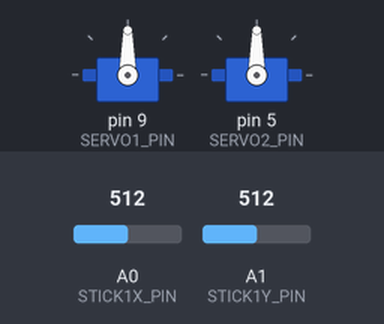
A sketch run on a simulated Arduino Uno, built with avr-gcc and run on an emulated ATmega328P. Parts: 2 × servo. Inputs (shaded band) come from the test bench; at power-on: A0 (STICK1X_PIN) = 512, A1 (STICK1Y_PIN) = 512.

Above: at 1.2 s.
1.3 s: A0 (STICK1X_PIN) set to 994
2.8 s: A0 (STICK1X_PIN) set to 1018
At 5.7 s:
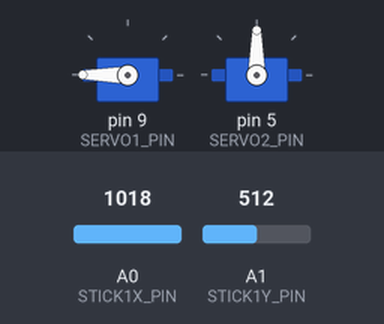
5.8 s: A1 (STICK1Y_PIN) set to 104
7.3 s: A1 (STICK1Y_PIN) set to 90
At 7.6 s:
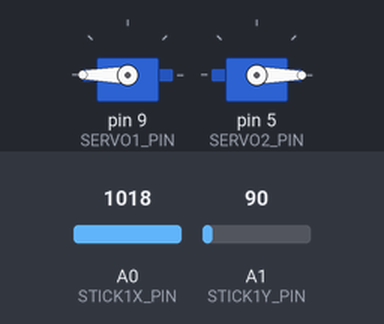
8.8 s: A1 (STICK1Y_PIN) set to 987
11.8 s: A1 (STICK1Y_PIN) set to 1014
At 13.46 s:
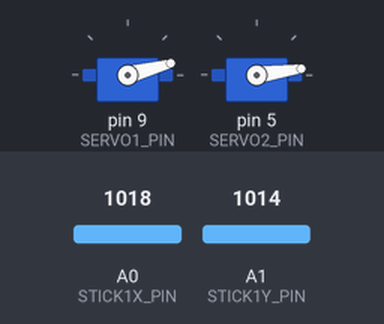
At 14.09 s:
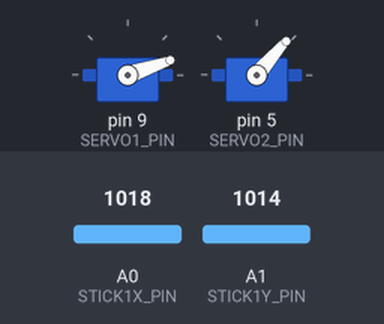
Timing chart, 0 to 17.6 s (numbered marks = the images above; inputs shaded):
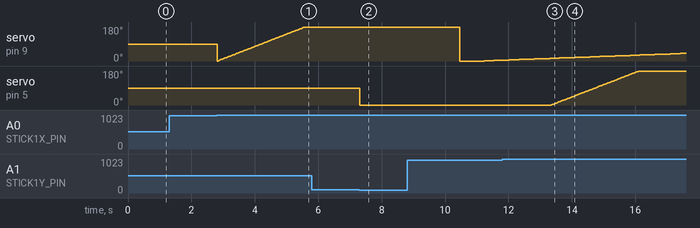

The sketch:

robot-arm.ino
```cpp
#include "joystick-control.hpp"

Servo *servo1 = new Servo();
Servo *servo2 = new Servo();

JoystickControl *robotControl = new JoystickControl(servo1, servo2);
int currPos = 0;

void setup()
{

  Serial.begin(9600);

  robotControl->servo1->attach(SERVO1_PIN);
  robotControl->servo1->write(90);
  robotControl->servo2->attach(SERVO2_PIN);
  robotControl->servo2->write(90);

}

void loop()
{
  robotControl->readAllSticks();
  delay(5);
  robotControl->readStick1XAndGo();
  delay(5);
  robotControl->readStick1YAndGo();
  delay(5);
}
```

joystick-control.cpp
```cpp
#include "joystick-control.hpp"

/******************************************************************************/
//Constructor and Destructore
JoystickControl::JoystickControl(Servo *servo1, Servo *servo2)
{
  this->servo1 = servo1;
  this->servo2 = servo2;

  pinMode(STICK1X_PIN, INPUT);
  pinMode(STICK1Y_PIN, INPUT);

  stick1_y = analogRead(STICK1Y_PIN);
  stick1_x = analogRead(STICK1X_PIN);
}

void JoystickControl::readAllSticks()
{
  this->stick1_x = analogRead(STICK1X_PIN);
  this->stick1_y = analogRead(STICK1Y_PIN);
}

void JoystickControl::readStick1XAndGo()
{
  if (stick1_x > 1000 && stick1_x <= 1024)
  {
    servo1->write(this->servo1_pos++);
  }

  if (stick1_x < 100 && stick1_x >= 0)
  {
    servo1->write(this->servo1_pos--);
  }
}

void JoystickControl::readStick1YAndGo()
{
  if (stick1_y > 1000 && stick1_y <= 1024)
  {
    servo2->write(this->servo2_pos++);
  }

  if (stick1_y < 100 && stick1_y >= 0)
  {
    servo2->write(this->servo2_pos--);
  }
}

JoystickControl::~JoystickControl();
/******************************************************************************/
```

joystick-control.hpp
```cpp
#include <Arduino.h>
#include <Servo.h>

#define SERVO1_PIN 9
#define SERVO2_PIN 5

#define STICK1X_PIN A0
#define STICK1Y_PIN A1

class JoystickControl
{
private:
    int stick1_x;
    int stick1_y;
    int servo1_pos;
    int servo2_pos;

public:
    Servo *servo1;
    Servo *servo2;

    void readAllSticks();

    void readStick1XAndGo();
    void readStick1YAndGo();


    JoystickControl(Servo* servo1, Servo* servo2);

    ~JoystickControl();
};
```

Measured:
- the behaviour switches between 1000 and 1001 on A0 (STICK1X_PIN) (found by bisection; images 0 and 1)
- the behaviour switches between 100 and 99 on A1 (STICK1Y_PIN) (found by bisection; images 1 and 2)
- the behaviour switches between 1000 and 1001 on A1 (STICK1Y_PIN) (found by bisection; images 2 and 3)
- after the input at 1.3 s, every drawn part: stays the same
- after the input at 5.8 s, every drawn part: stays the same
- after the input at 7.3 s, servo on pin 5 (SERVO2_PIN): 90° → 0° at once
- after the input at 11.8 s, servo on pin 5 (SERVO2_PIN): moves from 0° to 180° over 2.8 s, starting after 1.5 s
